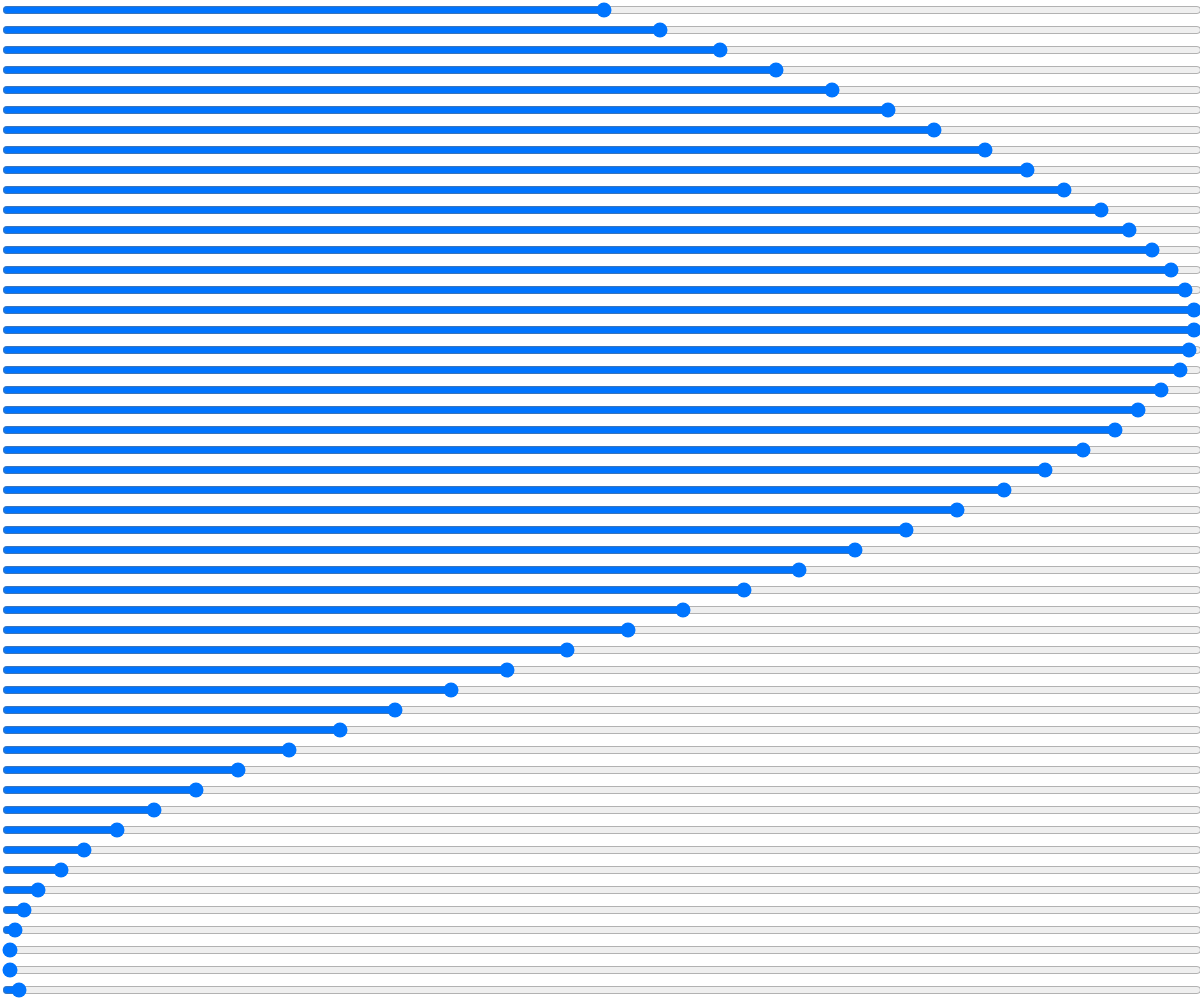
Frame 1 (no input)
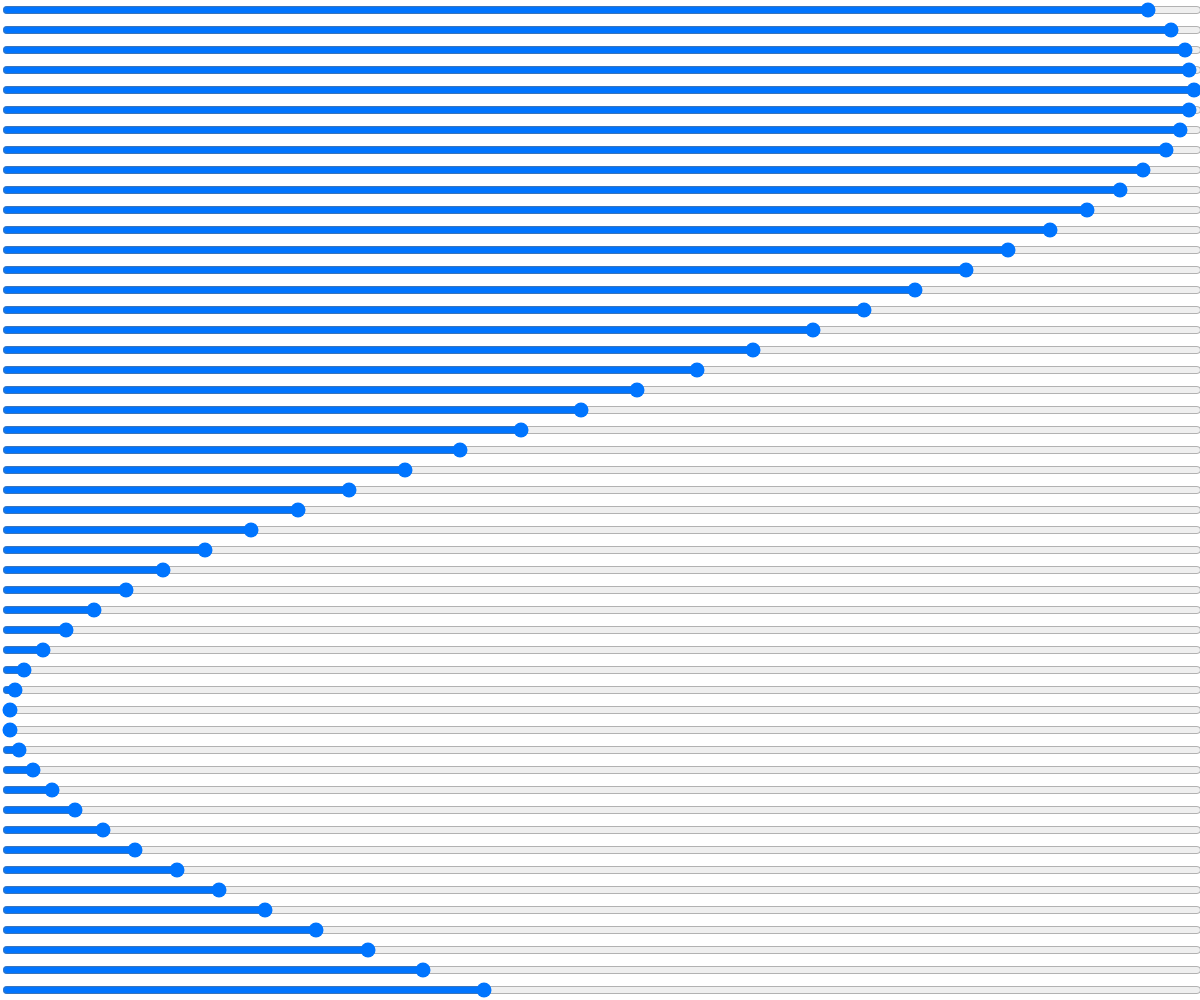
Frame 60 (no input)
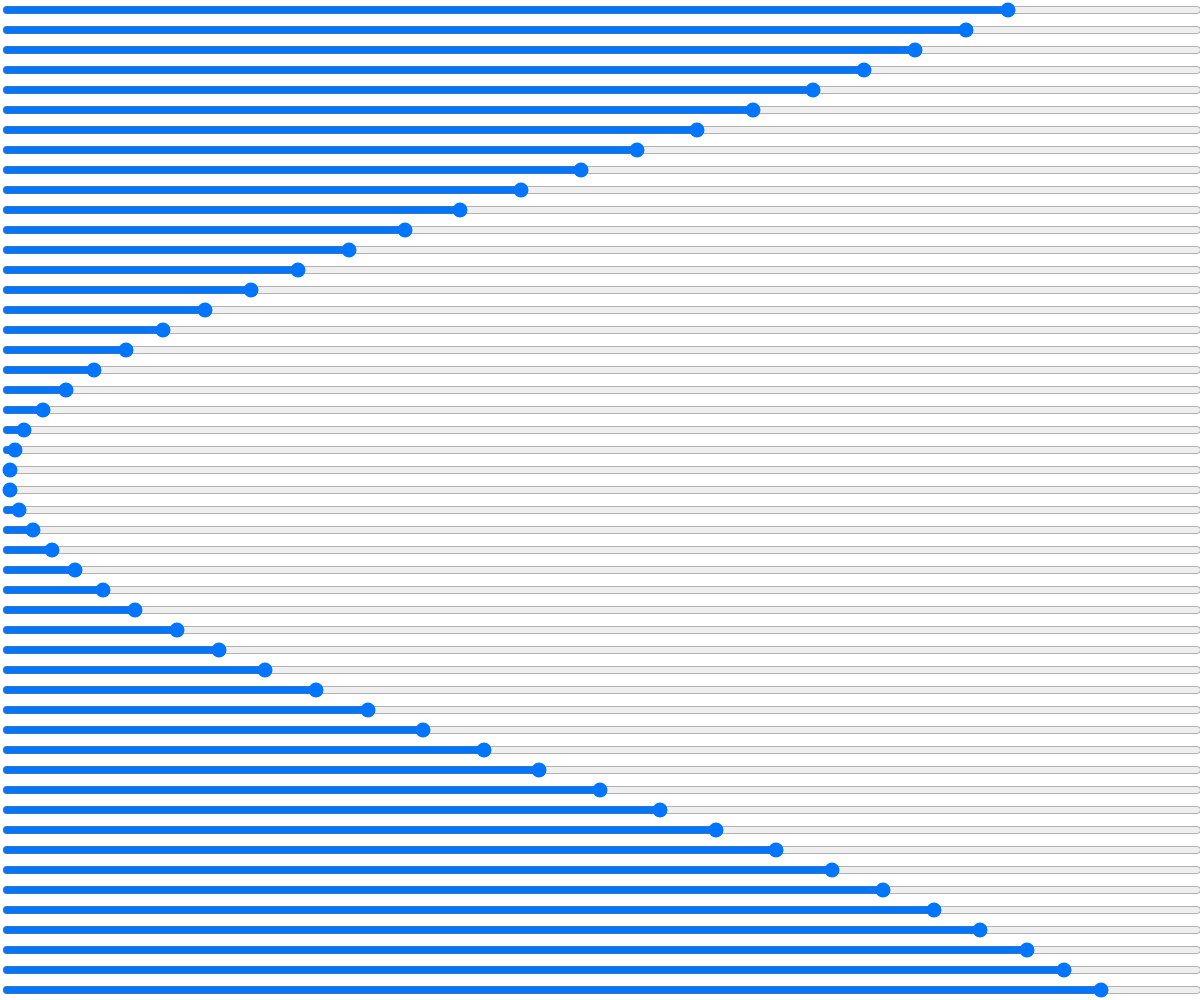
Frame 120 (the mouse pressed at the canvas centre since frame 60)

The p5.js sketch that drew these frames (run headless with seeded random() and noise() and a simulated clock; from frame 60 on, the mouse is pressed at the canvas centre):

// p5.js sketch
// ── sketch.js
let sliders = [];
let angle = 0;

function setup() {
  createCanvas(windowWidth, windowHeight); // Lienzo que ocupa toda la ventana

  // Calcular la cantidad de sliders según la altura disponible
  let numSliders = floor(height / 20); // 20 píxeles por slider

  for (let i = 0; i < numSliders; i++) {
    let slider = createSlider(0, 255, 0);
    slider.position(0, 20 * i); // Espaciado vertical dinámico
    slider.style("width", "100%"); // Ancho completo
    sliders.push(slider);
  }
}

function draw() {
  let offset = 0; // Desfase para la animación

  for (let i = 0; i < sliders.length; i++) {
    let value = map(sin(angle + offset), -1, 1, 0, 255);
    sliders[i].value(value); // Actualizar valor del slider

    offset += 0.1; // Incrementar desfase
  }

  angle += 0.02; // Incrementar ángulo para animación continua
}

function windowResized() {
  resizeCanvas(windowWidth, windowHeight); // Ajustar el lienzo al redimensionar
  sliders.forEach((slider) => slider.remove()); // Eliminar sliders existentes
  sliders = []; // Reiniciar array de sliders
  setup(); // Volver a ejecutar la configuración
}

// ── style.css
html,
body {
  margin: 0;
  padding: 0;
  height: 100%;
  display: flex;
  justify-content: center;
  align-items: center;
  background-color: #f0f0f0;
}

canvas {
  display: block;
}

.slider-container {
  width: 100%;
  height: 100%;
  display: flex;
  flex-direction: column;
  justify-content: space-around;
  align-items: center;
}

input[type="range"] {
  width: 90%;
  height: 10px;
  border-radius: 5px;
  background: linear-gradient(
    to right,
    red,
    orange,
    yellow,
    green,
    cyan,
    blue,
    violet
  );
  -webkit-appearance: none;
  appearance: none;
  outline: none;
  transition: background 0.3s ease;
}

input[type="range"]:active {
  background: linear-gradient(
    to right,
    violet,
    blue,
    cyan,
    green,
    yellow,
    orange,
    red
  );
}
